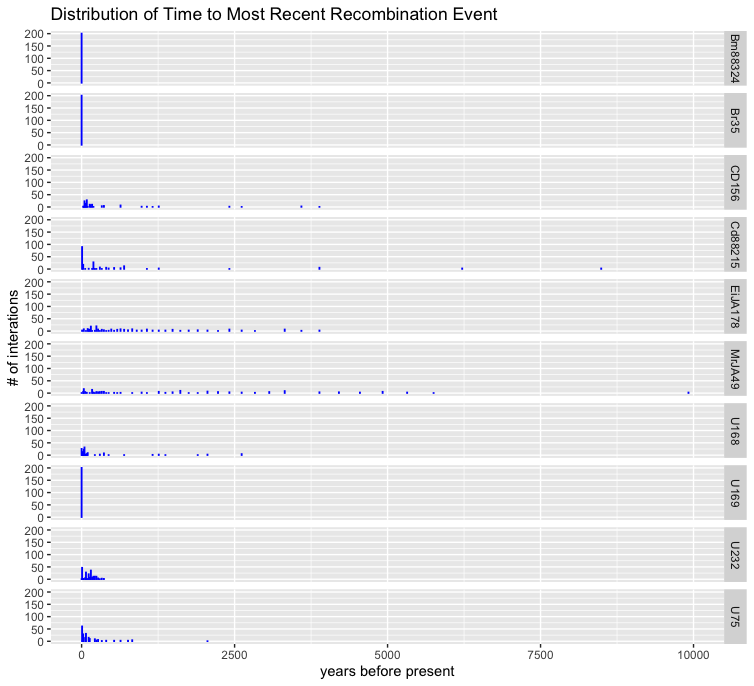

Source code (R):
library(ggplot2)
library(gridExtra)

setwd("/Users/mfarman")

df <- read.table("TMRREs.txt", header = FALSE)

colnames(df) <- c('lineage', 'age')

ggplot(df, aes(x=age)) + geom_bar(color = "blue", fill = "blue") + 
  facet_grid(vars(lineage), scale = "free") + xlim(-5,10000) +
  ggtitle("Distribution of Time to Most Recent Recombination Event")+
  xlab("years before present") +
  ylab("# of interations") +
  ylim(-1, 201)
